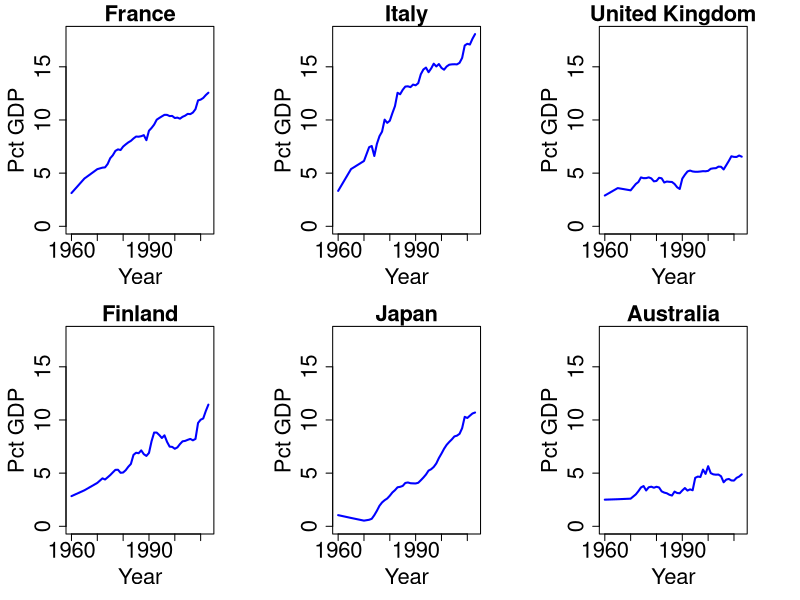

Reproduce this figure in R.
library(readxl)

# load in data
data <- read_excel("data_figure_1.xlsx",sheet='data')

# initialize plot
# png(file = "figure_1.pdf", height = 500, width = 1000)

setEPS()
postscript("figure_1.eps", height = 6, width = 10)

par(mfrow = c(2,3), mar = c(5, 5, 2, 4))

# plot 6 countries

for (country in c("France", "Italy", "United_Kingdom", "Finland", "Japan", "Australia")) {
  
  plot(x = data$Year[(! is.na(data[,paste(country, "_old", sep = "")])) | (! is.na(data[,paste(country, "_new", sep = "")]))],
       
       y = c(data[,paste(country, "_old", sep = "")][! is.na(data[,paste(country, "_old", sep = "")])],
             
             data[,paste(country, "_new", sep = "")][! is.na(data[,paste(country, "_new", sep = "")])]), 
       
       main = gsub("_", " ", country), xlab = "Year", ylab = "Pct GDP", cex.main = 2, cex.lab = 2, cex.axis = 2,
       
       type = "l", col = "blue", lwd = 2, xlim = c(1960, 2013), ylim = c(0, max(data[, (2:15)], na.rm = TRUE))
      
       )
  
}

dev.off()
